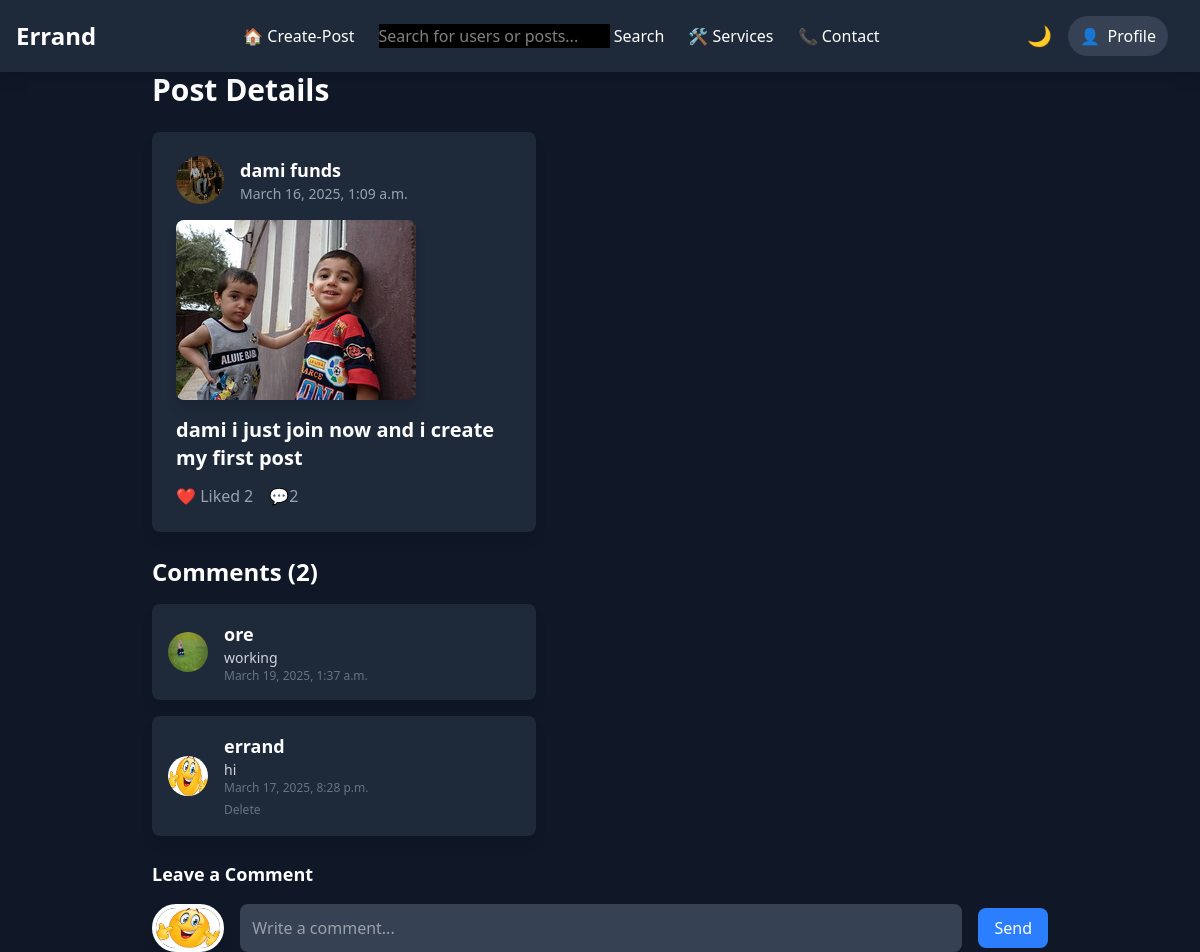
/post/e64d6538-89f9-48c8-b152-a4cdf007d525/ (signed in), run on the app's committed database.
### errandApp/models.py (models this page shows, shortened)
class Post(models.Model):
    id = models.CharField(max_length=100, default=uuid.uuid4, unique=True, primary_key=True, editable=False)
    author = models.ForeignKey(User, on_delete=models.CASCADE)  # User who created the post
    description = models.TextField()  # Post description
    likes = models.ManyToManyField(User, related_name='likedposts',through='LikedPost')
    image = models.ImageField(upload_to='post_images', blank=True, null=True)  # Post image (optional)
    created_at = models.DateTimeField(default=timezone.now)  # Timestamp

class Profile(models.Model):
    user = models.OneToOneField(User, on_delete=models.CASCADE,related_name='profile')
    image = models.ImageField(upload_to='profile_pics', null=True, blank=True)
    fullname = models.CharField(max_length=50, null=True, blank=True)
    email = models.CharField(max_length=20,unique=True,null=True)
    city = models.CharField(max_length=20, null=True, blank=True)
    state = models.CharField(max_length=20, null=True, blank=True)
    country = models.CharField(max_length=20, null=True, blank=True)
    occupation = models.CharField(max_length=30, null=True, blank=True)
    socials = models.CharField(max_length=100, null=True, blank=True)
    bio = models.TextField(null=True, blank=True)
    created = models.DateTimeField(auto_now_add=True)
    @property
    def avatar(self):
        try:
            avatar = self.image.url
        except:
            avatar = static('image/smile.jpeg')
        return avatar
    @property
    def name(self):
        if self.fullname:
            name = self.fullname
        else:
            name = self.user.username
        return name

class Comment(models.Model):
    post = models.ForeignKey(Post, on_delete=models.CASCADE, related_name='comments')
    user = models.ForeignKey(User, on_delete=models.CASCADE)
    text = models.TextField()
    created_at = models.DateTimeField(auto_now_add=True)

### errandApp/views.py (the view)
# urls.py: path('post/<pk>/', views.Single_post, name='single_post'),  # Single post URL
@login_required
def Single_post(request, pk):
    post = get_object_or_404(Post, id=pk)
    comments = post.comments.all().order_by('-created_at')  # Fetch all comments for the post
    likes = post.likes.all()  # Fetch all likes for the post
    if request.method == 'POST':
        form = CommentForm(request.POST)
        if form.is_valid():
            comment = form.save(commit=False)
            comment.post = post
            comment.user = request.user
            comment.save()
            return redirect('single_post', post_id=post.id)
    else:
        form = CommentForm()
    context = {
        'post': post,
        'comments': comments,
        'likes': likes,
        'form': form,
    }
    return render(request, 'singlepost.html', context)

### errandApp/forms.py
class CommentForm(forms.ModelForm):
    class Meta:
        model = Comment
        fields = ['text']

### templates/singlepost.html (shortened to what this page needs)
{% include 'base.html' %}
{% load static %}
{% block content %}
<div class="max-w-4xl mx-auto">
    <h1 class="text-3xl font-bold mb-6">Post Details</h1>
    <div class="bg-gray-800 shadow-lg rounded-lg overflow-hidden p-6 max-w-sm">
        {% if post.author %}
            <div href="{% url 'user_dashboard' username=post.author.username %}" class="flex items-center space-x-4">
                {% if post.author.profile.avatar and post.author.profile.avatar.url != '/media/default.jpg' %}
                <img src="{{ post.author.profile.avatar }}" alt="Profile" class="w-12 h-12 rounded-full">
                {% else %}
                <img src="{% static 'image/smile.jpeg' %}" alt="Profile" class="w-12 h-12 rounded-full">
                {% endif %}
                <div>
                    <a href="{% url 'user_dashboard' username=post.author.username %}">
                    <h2 class="text-lg font-semibold">{{ post.author.profile.name }}</h2>
                    </a>
                    <p class="text-gray-400 text-sm">{{ post.created_at }}</p>
                </div>
            </div>
            {% endif %}
        {% if post.image %}
        <div class="mt-4">
            <img src="{{ post.image.url }}" alt="Post Image" class="rounded-lg shadow-lg">
        </div>
        {% endif %}
        <h3 class="mt-4 text-xl font-bold">{{ post.description }}</h3>
        <div class="mt-3 flex justify-between items-center text-gray-400">
            <div class="flex items-center space-x-4">
                {% include 'partials/like_section.html' %}
                <button class="flex items-center space-x-1 hover:text-green-400">
                    💬 <span>{{ comments.count }}</span>
                </button>
            </div>
        </div>
    </div>
    <div class="mt-6">
    <h2 class="text-2xl font-semibold">Comments (<span id="comment-count">{{ comments.count }}</span>)</h2>
    <div id="comments-list" class="space-y-4 mt-4 max-w-sm" hx-swap="afterbegin transition:true">
        {% for comment in comments %}
        {% include 'partials/comment.html' %}
        {% empty %}
        <p class="text-gray-300">No comments yet.</p>
        {% endfor %}
    </div>
    <div class="mt-6">
        <h2 class="text-lg font-semibold">Leave a Comment</h2>
        <form id="comment-form"
              hx-post="{% url 'add_comment' post.id %}"
              hx-target="#comments-list"
              hx-on::after-request="this"
              hx-swap="afterbegin"
              autocomplete="off"
              class="flex items-center space-x-4 mt-4"
              _="on htmx:afterRequest reset() me">
            {% if profile.image and profile.image.url != '/media/default.jpg' %}
            <img src="{{ profile.image.url }}" alt="User" class="w-12 h-12 rounded-full">
            {% else %}
            <img src="{% static 'image/smile.jpeg' %}" alt="Default Profile Image" class="w-20 h-12 rounded-full object-cover border-4 border-white shadow-lg">
            {% endif %}
            <input type="text" name="text" placeholder="Write a comment..." class="w-full bg-gray-700 text-white p-3 rounded-lg focus:outline-none" required>
            <button type="submit" class="bg-blue-500 px-4 py-2 rounded-lg hover:bg-blue-600">Send</button>
        </form>
    </div>
</div>
</div>
{% endblock %}

### templates/partials/like_section.html
<div>
    <div id="like-section-{{ post.id }}" class="flex items-center space-x-1 hover:text-blue-400">
        {% if user.is_authenticated and user != post.author %}
        {% if user in post.likes.all %}
        <a hx-get="{% url 'like-post' post.id %}" class="flex items-center space-x-1         hover:text-blue-400    cursor-pointer "
            hx-target="closest div"
            hx-swap="outerHTML">
            ❤️ Liked
            {% else %}
            <a hx-get="{% url 'like-post' post.id %}" class="flex items-center space-x-1 hover:text-blue-400 cursor-pointer "
            hx-target="closest div"
            hx-swap="outerHTML">
            🤍 Like
            {% endif %}
        </a>
        {% endif %}
        <span> {{ post.likes.count }} </span>
    </div>
</div>

### templates/partials/comment.html (shortened to what this page needs)
{% load static %}
<div class="comment-card p-4 bg-gray-800 rounded-lg shadow-lg">
    {% if comment.user %}
    <div class="flex items-center space-x-4">
        <img src="{{comment.user.profile.avatar}}" alt="User" class="w-10 h-10 rounded-full">
        <div>
            <h3 class="text-lg font-semibold">{{ comment.user.username }}</h3>
            <p class="text-gray-300 text-sm">{{ comment.text }}</p>
            <p class="text-gray-500 text-xs">{{ comment.created_at }}</p>
            {% if user.is_authenticated and comment.user == user %}
            <a href="{% url 'comment-delete' comment.id %}" class="text-gray-500 text-xs">Delete</a>
            {% endif %}
        </div>
    </div>
    {% endif %}
</div>

### templates/partials/comment.html (style rules this page uses)
.comment-card { animation: fadeIn 0.5s ease-in-out; }

### templates/singlepost.html (style rules this page uses)
.comment-card { transition: transform 0.3s ease, box-shadow 0.3s ease; }

### data on the page
Post: author.profile.avatar (picture), author.profile.name "dami funds", created_at "March 16, 2025, 1:09 a.m.", image (picture), description "dami i just join now and i create my first post", likes.count "2"
Comment: user.profile.avatar (picture), user.username "ore", text "working", created_at "March 19, 2025, 1:37 a.m."
Comment: shows a picture, user.username "errand", text "hi", created_at "March 17, 2025, 8:28 p.m.", shows "Delete"

### other printed values
{{ comments.count }} "2"
